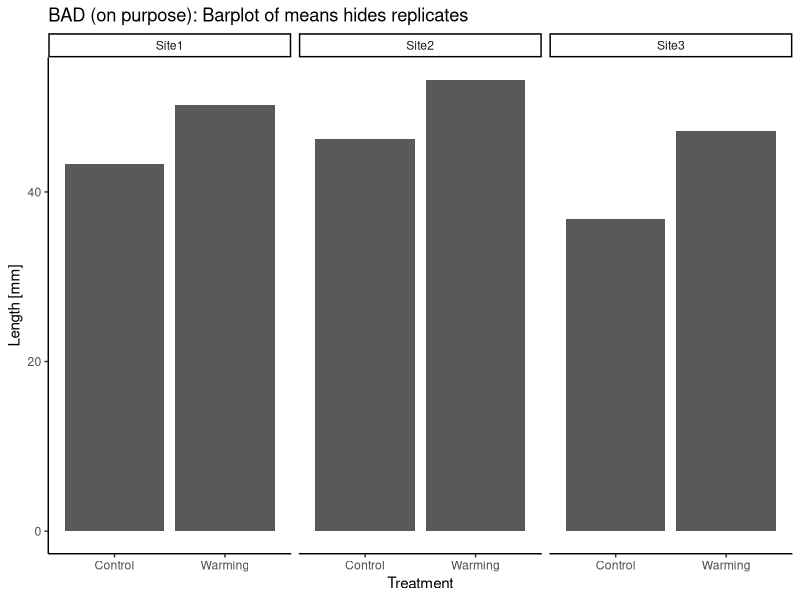
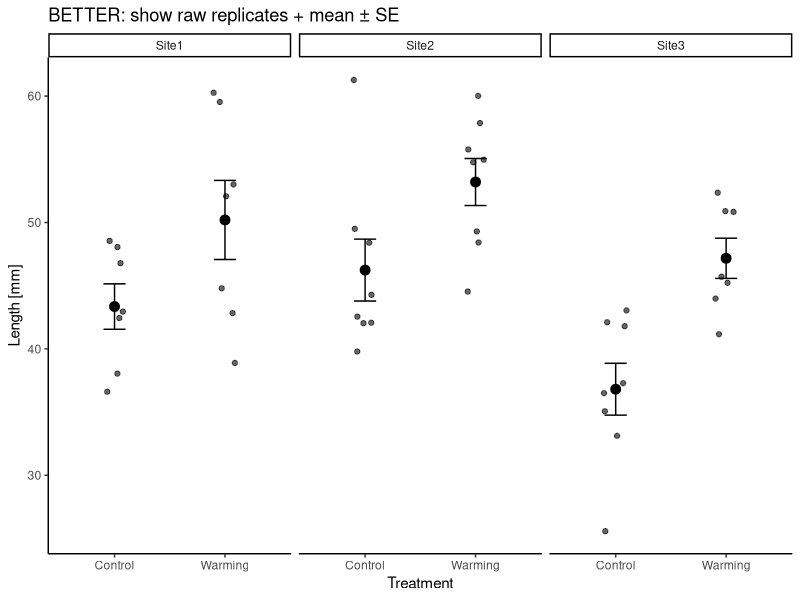

Recreate these plots in R, in order.
# BioR — Challenge Solution: Replicates vs Barplots (dplyr + ggplot2)

library(tidyverse)

# --------------------
# 1) Generate data
# --------------------
sites <- paste0("Site", 1:3)
treatments <- c("Control", "Warming")
reps <- paste0("R", 1:8)

dat <- tidyr::expand_grid(
  site = sites,
  treatment = treatments,
  rep = reps
) %>%
  mutate(
    site_effect = case_when(
      site == "Site1" ~ 0,
      site == "Site2" ~ 5,
      TRUE            ~ -3
    ),
    treat_effect = if_else(treatment == "Warming", 8, 0),
    length_mm = 40 + site_effect + treat_effect + rnorm(n(), sd = 6)
  ) %>%
  select(site, treatment, rep, length_mm)

# Add missing values
dat$length_mm[sample(1:nrow(dat), 3)] <- NA

# Inspect
glimpse(dat)
sum(is.na(dat$length_mm))

# --------------------
# 2) Summaries (mean/sd/se/n) by treatment x site
# --------------------
summary_tbl <- dat %>%
  group_by(treatment, site) %>%
  summarise(
    n = sum(!is.na(length_mm)),
    mean_length = mean(length_mm, na.rm = TRUE),
    sd_length   = sd(length_mm, na.rm = TRUE),
    se_length   = sd_length / sqrt(n),
    .groups = "drop"
  )

# write.csv(summary_tbl, "summary_table.csv", row.names = FALSE)

# --------------------
# 3) Plot 1 (bad on purpose): barplot of means only
# --------------------
p1 <- ggplot(summary_tbl, aes(x = treatment, y = mean_length)) +
  geom_col() +
  facet_wrap(~ site) +
  labs(
    x = "Treatment",
    y = "Length [mm]",
    title = "BAD (on purpose): Barplot of means hides replicates"
  ) +
  theme_classic()

# ggsave("fig1_bad.png", plot = p1, width = 8, height = 4, dpi = 300)

# --------------------
# 4) Plot 2 (better): raw replicates + mean ± SE
# --------------------
p2 <- ggplot(dat, aes(x = treatment, y = length_mm)) +
  geom_jitter(width = 0.12, alpha = 0.6, na.rm = TRUE) +
  stat_summary(fun = mean, geom = "point", size = 3, na.rm = TRUE) +
  stat_summary(fun.data = mean_se, geom = "errorbar", width = 0.2, na.rm = TRUE) +
  facet_wrap(~ site) +
  labs(
    x = "Treatment",
    y = "Length [mm]",
    title = "BETTER: show raw replicates + mean ± SE"
  ) +
  theme_classic()

# ggsave("fig2_good.png", plot = p2, width = 8, height = 4, dpi = 300)

# --------------------
# 5) Comment (why dotplots can mislead)
# --------------------
# Barplots show only the mean and hide the distribution (spread, outliers) and sample size.
# Two treatments can have the same mean but very different variability.
# Showing raw points + mean ± SE makes biological variability visible.
